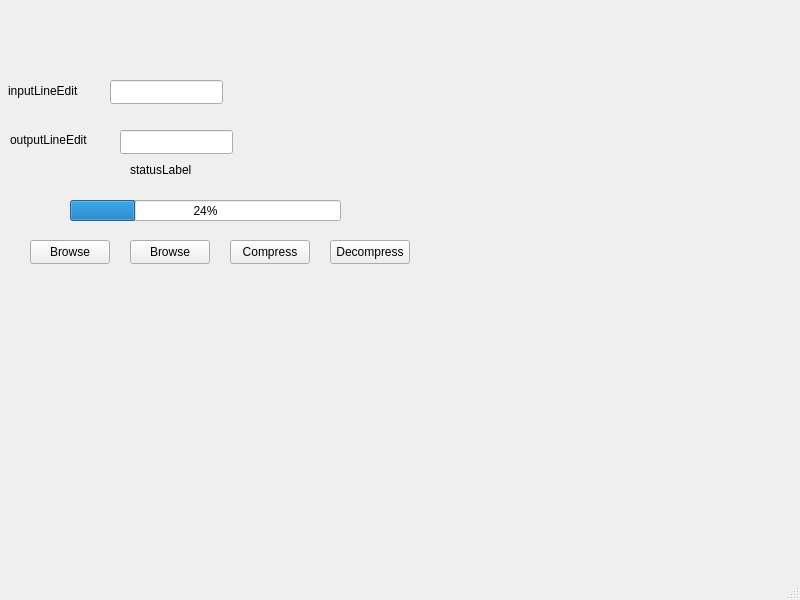
<?xml version="1.0" encoding="UTF-8"?>
<ui version="4.0">
 <class>MainWindow</class>
 <widget class="QMainWindow" name="MainWindow">
  <property name="geometry">
   <rect>
    <x>0</x>
    <y>0</y>
    <width>800</width>
    <height>600</height>
   </rect>
  </property>
  <property name="windowTitle">
   <string>MainWindow</string>
  </property>
  <widget class="QWidget" name="centralwidget">
   <widget class="QLabel" name="inputLineEdit">
    <property name="geometry">
     <rect>
      <x>8</x>
      <y>80</y>
      <width>81</width>
      <height>21</height>
     </rect>
    </property>
    <property name="text">
     <string>inputLineEdit</string>
    </property>
   </widget>
   <widget class="QLineEdit" name="lineEdit">
    <property name="geometry">
     <rect>
      <x>110</x>
      <y>80</y>
      <width>113</width>
      <height>24</height>
     </rect>
    </property>
   </widget>
   <widget class="QPushButton" name="browseOutput">
    <property name="geometry">
     <rect>
      <x>130</x>
      <y>240</y>
      <width>80</width>
      <height>24</height>
     </rect>
    </property>
    <property name="text">
     <string>Browse</string>
    </property>
   </widget>
   <widget class="QLabel" name="outputLineEdit">
    <property name="geometry">
     <rect>
      <x>10</x>
      <y>130</y>
      <width>91</width>
      <height>20</height>
     </rect>
    </property>
    <property name="text">
     <string>outputLineEdit</string>
    </property>
   </widget>
   <widget class="QLineEdit" name="lineEdit_2">
    <property name="geometry">
     <rect>
      <x>120</x>
      <y>130</y>
      <width>113</width>
      <height>24</height>
     </rect>
    </property>
   </widget>
   <widget class="QPushButton" name="compressButton">
    <property name="geometry">
     <rect>
      <x>230</x>
      <y>240</y>
      <width>80</width>
      <height>24</height>
     </rect>
    </property>
    <property name="text">
     <string>Compress</string>
    </property>
   </widget>
   <widget class="QPushButton" name="browseInput">
    <property name="geometry">
     <rect>
      <x>30</x>
      <y>240</y>
      <width>80</width>
      <height>24</height>
     </rect>
    </property>
    <property name="text">
     <string>Browse</string>
    </property>
   </widget>
   <widget class="QPushButton" name="decompressButton">
    <property name="geometry">
     <rect>
      <x>330</x>
      <y>240</y>
      <width>80</width>
      <height>24</height>
     </rect>
    </property>
    <property name="text">
     <string>Decompress</string>
    </property>
   </widget>
   <widget class="QProgressBar" name="progressBar">
    <property name="geometry">
     <rect>
      <x>70</x>
      <y>200</y>
      <width>271</width>
      <height>21</height>
     </rect>
    </property>
    <property name="value">
     <number>24</number>
    </property>
   </widget>
   <widget class="QLabel" name="statusLabel">
    <property name="geometry">
     <rect>
      <x>130</x>
      <y>160</y>
      <width>151</width>
      <height>20</height>
     </rect>
    </property>
    <property name="text">
     <string>statusLabel</string>
    </property>
   </widget>
  </widget>
  <widget class="QMenuBar" name="menubar">
   <property name="geometry">
    <rect>
     <x>0</x>
     <y>0</y>
     <width>800</width>
     <height>21</height>
    </rect>
   </property>
  </widget>
  <widget class="QStatusBar" name="statusbar"/>
 </widget>
 <resources/>
 <connections/>
</ui>
